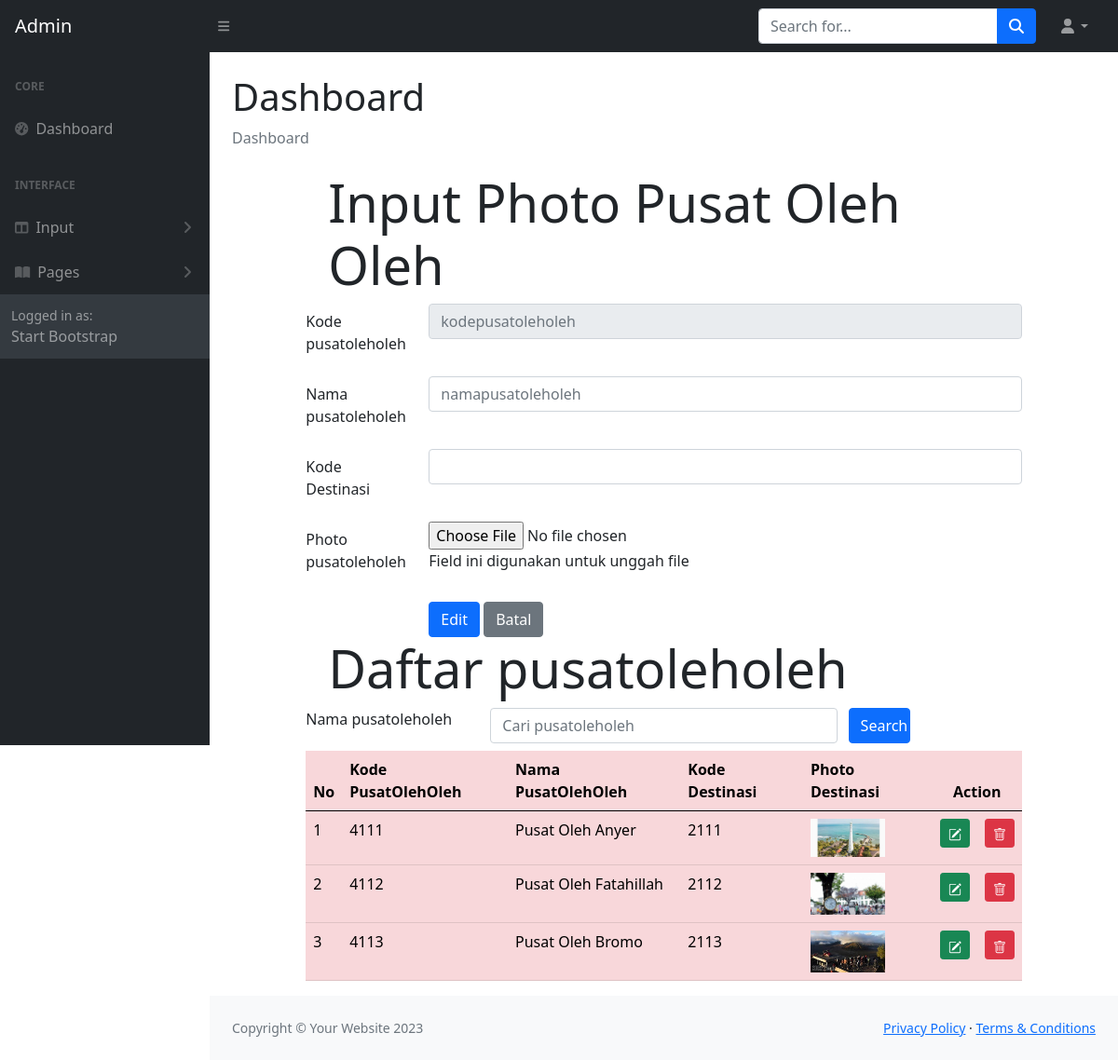
Screenshot of /ADMIN/pusatoleholehubah.php with the database file from the repository.
### tables this page shows
CREATE TABLE `pusatoleholeh` (
  `pusatoleholehKODE` char(4) NOT NULL,
  `pusatoleholehNAMA` char(120) NOT NULL,
  `pusatoleholehFILE` char(120) NOT NULL,
  `destinasiKODE` char(4) NOT NULL
);

### ADMIN/pusatoleholehubah.php (the view, shortened to what this page needs)
<!DOCTYPE html>
<html lang="en">
<?php include "include/head.php";?>
    <body class="sb-nav-fixed">
        <?php include "include/menunav.php";?>
        <div id="layoutSidenav">
            <?php include "include/menu.php";?>
            <div id="layoutSidenav_content">
                <main>
                    <div class="container-fluid px-4">
                        <h1 class="mt-4">Dashboard</h1>
                        <ol class="breadcrumb mb-4">
                            <li class="breadcrumb-item active">Dashboard</li>
                        </ol>
<head>
  	<link rel="stylesheet" type="text/css" href="https://cdnjs.cloudflare.com/ajax/libs/select2/4.0.3/css/select2.min.css">
	<link rel="stylesheet" type="text/css" href="css/bootstrap.min.css">
</head>
<?php
	include "include/config.php";
	$datadestinasi = mysqli_query($connection, "select * from destinasi");
    $inputkode = $_GET['ubahfoto'];
    $editfoto= mysqli_query($connection,"select * from pusatoleholeh where pusatoleholehKODE = '$inputkode'");
    $rowedit = mysqli_fetch_array($editfoto);
?>
<body>
<div class="row">
<div class="col-sm-1"></div>
<div class="col-sm-10">
	<div class="jumbotron jumbotron-fluid">
		<div class="container">
			<h1 class="display-4">Input Photo Pusat Oleh Oleh</h1>
		</div>
	</div>
	<form method="POST" enctype="multipart/form-data">
		<div class="mb-3 row">
			<label for="kodepusatoleholeh" class="col-sm-2 col-form-label">Kode pusatoleholeh</label>
			<div class="col-sm-10">
				<input type="text" class="form-control" id="kodepusatoleholeh" name="inputkode" placeholder="kodepusatoleholeh" maxlength="4" value="<?php echo $rowedit["pusatoleholehKODE"]?>" readonly>
			</div>
		</div>
		<div class="mb-3 row">
			<label for="namapusatoleholeh" class="col-sm-2 col-form-label">Nama pusatoleholeh</label>
			<div class="col-sm-10">
				<input type="text" class="form-control" id="namapusatoleholeh" name="inputnama" placeholder="namapusatoleholeh" value="<?php echo $rowedit["pusatoleholehNAMA"]?>">
			</div>
		</div>
		<div class="mb-3 row">
			<label for="kodedestinasi" class="col-sm-2 col-form-label">Kode Destinasi</label>
			<div class="col-sm-10">
			<select class="form-control" id="kodedestinasi" name="kodedestinasi">
                    <option value="<?php echo $rowedit["destinasiKODE"]?>">
					</option>
				<?php while($row = mysqli_fetch_array($datadestinasi))
				{ ?>
					<option value="<?php echo $row["destinasiKODE"]?>">
					</option>
				<?php } ?>
			</select>
			</div>
		</div>
		<div class="mb-3 row">
			<label for="file" class="col-sm-2 col-form-label">Photo pusatoleholeh</label>
			<div class="col-sm-10">
				<input type="file" id="file" name="file" value="<?php echo $rowedit["pusatoleholehFILE"]?>">
				<p class="help-block">Field ini digunakan untuk unggah file</p>
			</div>
		</div>
		<div class="form-group row">
			<div class="col-sm-2"></div>
			<div class="col-sm-10">
				<input type="submit" name="edit" class="btn btn-primary" value="Edit">
				<input type="submit" name="Batal" class="btn btn-secondary" value="Batal">
			</div>
		</div>
	</form>
</div>
<div class="col-sm-1"></div>
</div>
<div class="row">
	<div class="col-sm-1"></div>
	<div class="col-sm-10">
		<div class="jumbotron jumbotron-fluid">
			<div class="container">
				<h1 class="display-4">Daftar pusatoleholeh</h1>
			</div>
		</div>
        <form method="POST">
                <div class="form-group row mb-2">
                <label for="search" class="col-sm-3">Nama pusatoleholeh</label>
                <div class="col-sm-6">
                    <input type="text" name="search" class="form-control" id="search"
                    value="<?php if(isset($_POST["search"])) {echo $_POST["search"];}?>"
                        placeholder = "Cari pusatoleholeh">
                </div>
                <input type="submit" name="kirim" class="col-sm-1 btn btn-primary" value="Search">
                </div>
            </form>
	<table class="table table-hover table-danger">
		<thead class="thead-dark">
			<tr>
				<th>No</th>
				<th>Kode PusatOlehOleh</th>
				<th>Nama PusatOlehOleh</th>
				<th>Kode Destinasi</th>
				<th>Photo Destinasi</th>
				<th colspan="2" style="text-align: center">Action</th>
			</tr>
		</thead>
		<tbody>
                <?php
				if(isset($_POST["kirim"])){
				$search = $_POST["search"];
				$query = mysqli_query($connection, "select pusatoleholeh.* from pusatoleholeh where pusatoleholehNAMA like '%".$search."%'"); }
				else{
					$query = mysqli_query($connection, "select pusatoleholeh.* from pusatoleholeh");
				}
				$nomor = 1;
				while($row = mysqli_fetch_array($query))
				{
				?>
				<tr>
					<td><?php echo $nomor;?></td>
					<td><?php echo $row['pusatoleholehKODE'];?></td>
					<td><?php echo $row['pusatoleholehNAMA'];?></td>
					<td><?php echo $row['destinasiKODE'];?></td>
					<td>
						<?php if(is_file("images/".$row['pusatoleholehFILE']))
						{ ?>
							<img src="images/<?php echo $row['pusatoleholehFILE']?>" width="80">
						<?php } else
							echo "<img src='images/noimage.png' width='80'>"
						?>
					</td>
					<td>
						<a href="pusatoleholehubah.php?ubahfoto=<?php echo $row['pusatoleholehKODE']?>" class="btn btn-success btn-sm" title="EDIT">
						</a>
					</td>
					<td>
						<a href="pusatoleholehhapus.php?hapusfoto=<?php echo $row['pusatoleholehKODE']?>" class="btn btn-danger btn-sm" title="DELETE">
						</a>
					</td>
				</tr>
			<?php $nomor = $nomor + 1;?>
			<?php }	?>
		</tbody>
	</table>
	</div>
	<div class="col-sm-1"></div>
</div>
</body>
    </div>
                </main>
                <?php include "include/footer.php";?>
            </div>
        </div>
    </body>
</html>
</html>

### rows the page displays
pusatoleholeh: pusatoleholehKODE "4111", pusatoleholehNAMA "Pusat Oleh Anyer", destinasiKODE "2111", pusatoleholehFILE (picture)
pusatoleholeh: pusatoleholehKODE "4112", pusatoleholehNAMA "Pusat Oleh Fatahillah", destinasiKODE "2112", pusatoleholehFILE (picture)
pusatoleholeh: pusatoleholehKODE "4113", pusatoleholehNAMA "Pusat Oleh Bromo", destinasiKODE "2113", pusatoleholehFILE (picture)
